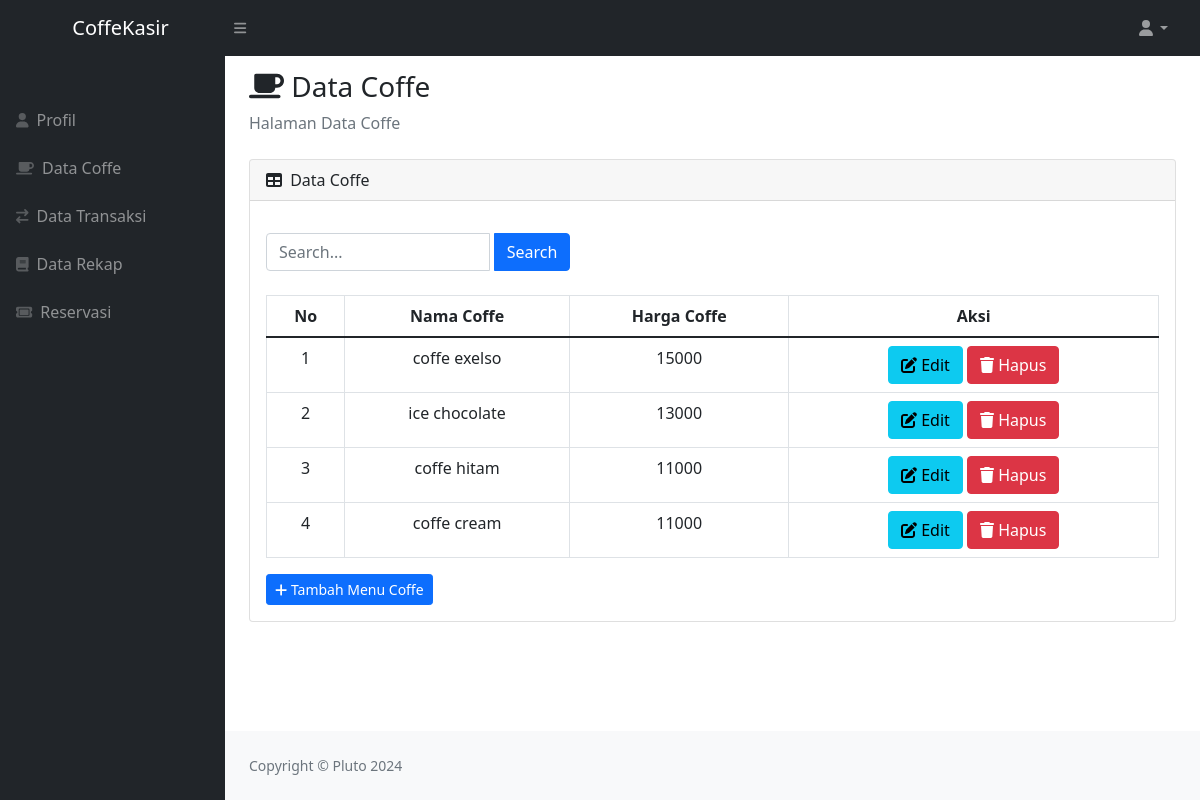
/datacoffe.php (signed in), run on the app's committed database.
### tables this page shows
CREATE TABLE `coffe` (
  `id_coffe` int(11) NOT NULL,
  `nama_coffe` varchar(100) NOT NULL,
  `harga_coffe` varchar(100) NOT NULL
);

### datacoffe.php (the view, shortened to what this page needs)
<?php
include('koneksi/koneksi.php');
$role = $_SESSION['level'] === 'admin';
?>
<!DOCTYPE html>
<html lang="en">
<head>
    <link href="https://cdn.jsdelivr.net/npm/bootstrap@5.0.2/dist/css/bootstrap.min.css" rel="stylesheet">
    <link href="css/styles.css" rel="stylesheet" />
</head>
<body class="sb-nav-fixed">
    <nav class="sb-topnav navbar navbar-expand navbar-dark bg-dark">
        <a class="navbar-brand ps-3 text-center" href="index.php">CoffeKasir</a>
        <button class="btn btn-link btn-sm order-1 order-lg-0 me-4 me-lg-0" id="sidebarToggle" href="#!"><i class="fas fa-bars"></i></button>
        <ul class="navbar-nav ms-auto ms-md-0 me-3 me-lg-4">
            <li class="nav-item dropdown">
                <a class="nav-link dropdown-toggle" id="navbarDropdown" href="#" role="button" data-bs-toggle="dropdown" aria-expanded="false"><i class="fas fa-user fa-fw"></i></a>
            </li>
        </ul>
    </nav>
    <div id="layoutSidenav">
        <div id="layoutSidenav_nav">
            <nav class="sb-sidenav accordion sb-sidenav-dark" id="sidenavAccordion">
                <div class="sb-sidenav-menu">
                    <div class="nav">
                        <div class="sb-sidenav-menu-heading"></div>
                        <?php
                        if ($role) :
                        ?>
                            <a class="nav-link" href="profil.php">
                                <div class="sb-nav-link-icon"><i class="fas fa-user"></i></div>
                                Profil
                            </a>
                            <a class="nav-link" href="datacoffe.php">
                                <div class="sb-nav-link-icon"><i class="fas fa-coffee"></i></div>
                                Data Coffe
                            </a>
                            <a class="nav-link" href="datatransaksi.php">
                                <div class="sb-nav-link-icon"><i class="fas fa-exchange"></i></div>
                                Data Transaksi
                            </a>
                            <a class="nav-link" href="datarekap.php">
                                <div class="sb-nav-link-icon"><i class="fas fa-book"></i></div>
                                Data Rekap
                            </a>
                            <a class="nav-link" href="reservasi.php">
                                <div class="sb-nav-link-icon"><i class="fas fa-ticket"></i></div>
                                Reservasi
                            </a>
                        <?php endif; ?>
                    </div>
                </div>
            </nav>
        </div>
        <div id="layoutSidenav_content">
            <main>
                <div class="container-fluid px-4">
                    <div class="col-sm-6">
                        <h3><i class="fas fa-coffee mt-3"></i> Data Coffe</h3>
                    </div>
                    <ol class="breadcrumb mb-4">
                        <li class="breadcrumb-item active">Halaman Data Coffe</li>
                    </ol>
                    <div class="card mb-4">
                        <div class="card-header">
                            <i class="fas fa-table me-1"></i>
                            Data Coffe
                        </div>
                        <div class="col-sm-4 mb-2 mx-3">
                            <form method="post" action="">
                                <div class="input-group">
                                    <input type="text" class="form-control" placeholder="Search..." name="search">
                                    <button class="btn btn-primary mx-1" type="submit">Search</button>
                                </div>
                            </form>
                        </div>
                        <div class="card-body">
                            <table id="datatablesSimple" class="table table-bordered text-center">
                                <thead>
                                    <tr>
                                        <th class=" text-center">No</th>
                                        <th class="text-center">Nama Coffe</th>
                                        <th class="text-center">Harga Coffe</th>
                                        <th class="text-center">Aksi</th>
                                    </tr>
                                </thead>
                                <tbody>
                                    <?php
                                    $sql_k = "SELECT `id_coffe`,`nama_coffe`, `harga_coffe` FROM
                                    `coffe`";
                                    $query_k = mysqli_query($koneksi, $sql_k);
                                    $no = 1;
                                    while ($data_k = mysqli_fetch_row($query_k)) {
                                        $id_coffe = $data_k[0];
                                        $nama_coffe = $data_k[1];
                                        $harga_coffe = $data_k[2];
                                    ?>
                                        <tr>
                                            <td class="text-center"><?php echo $no; ?></td>
                                            <td class="text-center"><?php echo $nama_coffe ?></td>
                                            <td class="text-center"><?php echo $harga_coffe ?></td>
                                            <td class="text-center">
                                                <a href="editmenucoffe.php?data=<?php echo $id_coffe; ?>" class="btn btn-xs btn-info"><i class="fas fa-edit"></i> Edit</a>
                                                <a href="javascript:if(confirm('Anda yakin ingin menghapus data
                                                <?php echo $nama_coffe; ?>?'))window.location.href =
                                                'datacoffe.php?aksi=hapus&data=<?php echo $id_coffe; ?>&notif=hapusberhasil'" class="btn btn-xs btn-danger"><i class="fas fa-trash"></i> Hapus</a>
                                            </td>
                                        </tr>
                                    <?php
                                        $no++;
                                    } ?>
                                </tbody>
                            </table>
                            <div class="card-tools">
                                <a href="tambahmenucoffe.php" class="btn btn-sm btn-primary float-right">
                                    <i class="fas fa-plus"></i> Tambah Menu Coffe</a>
                            </div>
                        </div>
                    </div>
                </div>
            </main>
            <footer class="py-4 bg-light mt-auto">
                <div class="container-fluid px-4">
                    <div class="d-flex align-items-center justify-content-between small">
                        <div class="text-muted">Copyright &copy; Pluto 2024</div>
                    </div>
                </div>
            </footer>
        </div>
    </div>
</body>
</html>

### data on the page
coffe: nama_coffe "coffe exelso", harga_coffe "15000"
coffe: nama_coffe "ice chocolate", harga_coffe "13000"
coffe: nama_coffe "coffe hitam", harga_coffe "11000"
coffe: nama_coffe "coffe cream", harga_coffe "11000"
